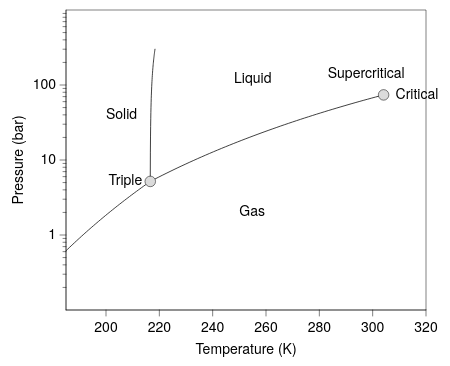

Write a Vega-Lite specification for this figure.
### Vega-Lite specification from a JSON file in a GitHub repository (floating-point values rounded to 4 significant figures; data arrays with more than 128 entries replaced by an {"elided": "..."} marker saying what was removed)
{"background": null, "config": {"arc": {"fill": "#DBDBDB", "fillOpacity": 1.0, "innerRadius": 37.5, "padAngle": 0.03, "stroke": "black", "strokeOpacity": 1, "strokeWidth": 0.25}, "area": {"fill": "#DBDBDB", "fillOpacity": 1.0, "stroke": "black", "strokeOpacity": 1, "strokeWidth": 0.25}, "axis": {"domain": true, "domainCap": "round", "domainColor": "black", "domainWidth": 0.25, "grid": false, "gridCap": "round", "gridColor": "#F1F1F1", "gridDash": [0, 0], "gridOpacity": 1.0, "gridWidth": 0.25, "labelColor": "black", "labelFont": "Helvetica Neue", "labelFontSize": 7, "labelFontStyle": "normal", "labelFontWeight": 400, "offset": 0, "ticks": true, "tickCap": "round", "tickColor": "black", "tickRound": false, "tickSize": 3, "tickWidth": 0.25, "titleColor": "black", "titleFont": "Helvetica Neue", "titleFontSize": 7, "titleFontStyle": "normal", "titleFontWeight": 400}, "axisX": {"domain": true, "labelAlign": "center", "labelAngle": 0, "labels": true, "ticks": true, "translate": 0}, "axisY": {"domain": true, "labelAlign": "right", "labelAngle": 0, "labels": true, "ticks": true, "translate": 0}, "axisRight": {"domain": true, "labelAlign": "left", "labelAngle": 0, "labels": true, "ticks": true, "translate": 0}, "axisTop": {"domain": true, "labelAlign": "center", "labelAngle": 0, "labels": true, "ticks": true, "translate": 0}, "axisBand": {"tickOffset": 0}, "bar": {"fill": "#DBDBDB", "fillOpacity": 1.0, "stroke": "black", "strokeOpacity": 1, "strokeWidth": 0.25}, "boxplot": {"size": 13.5, "ticks": {"cornerRadius": 0.25, "fill": "black", "opacity": 1, "size": 6.75, "thickness": 0.25}, "box": {"fillOpacity": 1.0, "stroke": "black", "strokeOpacity": 1, "strokeWidth": 0.25}, "median": {"cornerRadius": 0, "fill": "black", "fillOpacity": 1.0, "opacity": 1, "size": 13.5, "thickness": 0.25}, "rule": {"fill": "black", "fillOpacity": 1.0, "size": 15.0, "stroke": "black", "strokeDash": [0, 0], "strokeOpacity": 1, "strokeWidth": 0.25}, "outliers": {"color": "black", "fill": "black", "fillOpacity": 1.0, "size": 0, "stroke": "black", "strokeOpacity": 1, "strokeWidth": 0.25}}, "circle": {"fill": "black", "fillOpacity": 1.0, "size": 0.75, "stroke": null, "strokeOpacity": 1, "strokeWidth": 0.25}, "errorband": {"band": {"fillOpacity": 0.6, "stroke": null, "strokeWidth": 0.25, "strokeOpacity": 1}, "borders": {"opacity": 0, "strokeOpacity": 0.25, "strokeWidth": 1}}, "errorbar": {"opacity": 1, "rule": {"strokeDash": [0, 0], "strokeWidth": 0.25}, "ticks": {"color": "black", "cornerRadius": 0.125, "opacity": 1, "size": 9.0, "thickness": 0.25}, "thickness": 0.25}, "font": "Helvetica Neue", "geoshape": {"fill": "#DBDBDB", "fillOpacity": 1.0, "stroke": "black", "strokeOpacity": 1, "strokeWidth": 0.25}, "header": {"labelColor": "black", "labelFont": "Helvetica Neue", "labelFontSize": 7, "labelFontStyle": "normal", "labelFontWeight": 400, "titleColor": "black", "titleFont": "Helvetica Neue", "titleFontSize": 7, "titleFontStyle": "normal", "titleFontWeight": 400, "titlePadding": 0}, "legend": {"disable": false, "offset": 4.5, "titlePadding": 4, "labelOffset": 2, "gradientLabelOffset": 2, "gradientLength": 75.0, "gradientThickness": 7.5, "gradientOpacity": 1.0, "gradientStrokeColor": "black", "gradientStrokeWidth": 0.25, "labelColor": "black", "labelFont": "Helvetica Neue", "labelFontSize": 7, "labelFontStyle": "normal", "labelFontWeight": 400, "strokeColor": "black", "strokeWidth": 0, "symbolSize": 42, "symbolStrokeColor": "black", "symbolStrokeWidth": 0.25, "titleColor": "black", "titleFont": "Helvetica Neue", "titleFontSize": 7, "titleFontStyle": "normal", "titleFontWeight": 400}, "line": {"color": "black", "stroke": "black", "strokeCap": "round", "strokeDash": [0, 0], "strokeOpacity": 1, "strokeWidth": 0.375}, "point": {"filled": true, "fill": "#DBDBDB", "fillOpacity": 1.0, "size": 7.5, "stroke": "black", "strokeOpacity": 1, "strokeWidth": 0.25}, "range": {"category": ["#C6D9F1", "#F1C9CB", "#FEF0B9", "#CEE37A", "#7AA8E0", "#E589A3", "#FDDD5D", "#68B961", "#4177B1", "#C35082", "#E5C227", "#438156"], "diverging": {"scheme": ["#C35082", "#CE6D94", "#D989A7", "#E2A4BA", "#EABFCE", "#F1DBE2", "#F6F6F6", "#D7E0EB", "#B9CBE0", "#9BB6D5", "#7DA1C9", "#5F8CBD", "#4177B1"]}, "heatmap": {"scheme": ["#32022B", "#43044D", "#4C196E", "#4D338C", "#484DA6", "#3A68BB", "#1D83CA", "#1D9CCB", "#23B5C9", "#28CDC5", "#4DE0B4", "#91EE9F"]}, "ordinal": {"scheme": ["#F1F1F1", "#DBDBDB", "#C6C6C6", "#B2B2B2", "#9D9D9D", "#898989", "#767676", "#636363", "#515151", "#404040", "#2F2F2F", "#1F1F1F"]}, "ramp": {"scheme": ["#32022B", "#43044D", "#4C196E", "#4D338C", "#484DA6", "#3A68BB", "#1D83CA", "#1D9CCB", "#23B5C9", "#28CDC5", "#4DE0B4", "#91EE9F"]}}, "rule": {"color": "black", "stroke": "black", "strokeCap": "round", "strokeDash": [2, 2], "strokeOpacity": 1, "strokeWidth": 0.25}, "scale": {"bandPaddingInner": 0.1, "bandPaddingOuter": 0.1, "round": false}, "rect": {"fill": "#DBDBDB", "fillOpacity": 1.0, "stroke": "black", "strokeOpacity": 1, "strokeWidth": 0.25}, "square": {"fill": "#DBDBDB", "fillOpacity": 1.0, "size": 15.0, "stroke": "black", "strokeOpacity": 1, "strokeWidth": 0.25}, "text": {"color": "black", "font": "Helvetica Neue", "fontSize": 7, "fontStyle": "normal", "fontWeight": 400}, "tick": {"color": "black", "cornerRadius": 0.125, "opacity": 1.0, "size": 13.5, "thickness": 0.25}, "title": {"anchor": "middle", "frame": "group", "color": "black", "font": "Helvetica Neue", "fontSize": 7, "fontStyle": "normal", "fontWeight": 400, "subtitleColor": "black", "subtitleFont": "Helvetica Neue", "subtitleFontSize": "Helvetica Neue", "subtitleFontStyle": "normal", "subtitleFontWeight": 400}, "trail": {"color": "black", "opacity": 1, "size": 0.375}, "view": {"continuousWidth": 180, "continuousHeight": 150, "discreteWidth": 180, "discreteHeight": 150, "fill": null, "stroke": "black", "strokeWidth": 0.25}}, "layer": [{"layer": [{"data": {"name": "data-8fe92955c799ebca20823ced94063bf8"}, "mark": {"type": "line"}, "encoding": {"detail": {"field": "boundary", "type": "nominal"}, "x": {"field": "T", "scale": {"domain": [185, 320], "nice": false}, "title": "Temperature (K)", "type": "quantitative"}, "y": {"axis": {"values": [1, 10, 100]}, "field": "P", "scale": {"domain": [1, 300], "nice": false, "type": "log"}, "title": "Pressure (bar)", "type": "quantitative"}}}, {"data": {"name": "data-552e38837a02bf9e1416e4e04ed8ceca"}, "mark": {"type": "point", "filled": true, "opacity": 1, "size": 28}, "encoding": {"x": {"field": "T", "type": "quantitative"}, "y": {"field": "P", "type": "quantitative"}}}, {"data": {"values": [{"__dysonsphere__": 1}]}, "mark": {"type": "text", "align": "left", "angle": 0, "baseline": "middle", "dx": 0, "dy": 0, "opacity": 1.0}, "encoding": {"text": {"value": "Solid"}, "x": {"datum": 200.0}, "y": {"datum": 40.0}}}, {"data": {"values": [{"__dysonsphere__": 1}]}, "mark": {"type": "text", "align": "left", "angle": 0, "baseline": "middle", "dx": 0, "dy": 0, "opacity": 1.0}, "encoding": {"text": {"value": "Liquid"}, "x": {"datum": 248.0}, "y": {"datum": 120.0}}}, {"data": {"values": [{"__dysonsphere__": 1}]}, "mark": {"type": "text", "align": "left", "angle": 0, "baseline": "middle", "dx": 0, "dy": 0, "opacity": 1.0}, "encoding": {"text": {"value": "Gas"}, "x": {"datum": 250.0}, "y": {"datum": 2.0}}}, {"data": {"values": [{"__dysonsphere__": 1}]}, "mark": {"type": "text", "align": "right", "angle": 0, "baseline": "middle", "dx": 0, "dy": 0, "opacity": 1.0}, "encoding": {"text": {"value": "Supercritical"}, "x": {"datum": 312.0}, "y": {"datum": 140.0}}}, {"data": {"values": [{"__dysonsphere__": 1}]}, "mark": {"type": "text", "align": "right", "angle": 0, "baseline": "middle", "dx": -4, "dy": 0, "opacity": 1.0}, "encoding": {"text": {"value": "Triple"}, "x": {"datum": 216.6}, "y": {"datum": 5.18}}}, {"data": {"values": [{"__dysonsphere__": 1}]}, "mark": {"type": "text", "align": "left", "angle": 0, "baseline": "middle", "dx": 6, "dy": 0, "opacity": 1.0}, "encoding": {"text": {"value": "Critical"}, "x": {"datum": 304.1}, "y": {"datum": 73.8}}}]}, {"data": {"name": "data-8fe92955c799ebca20823ced94063bf8"}, "mark": {"type": "point", "opacity": 0}, "encoding": {"y": {"axis": {"domain": false, "grid": false, "labels": false, "orient": "left", "tickSize": 1.5, "ticks": true, "values": [0.2, 0.3, 0.4, 0.5, 0.6, 0.7, 0.8, 0.9, 2, 3, 4, 5, 6, 7, 8, 9, 20, 30, 40, 50, 60, 70, 80, 90, 200, 300, 400, 500, 600, 700, 800, 900]}, "field": "P", "scale": {"base": 10, "domain": [0.1, 1000], "type": "log"}, "title": null, "type": "quantitative"}}}], "resolve": {"axis": {"y": "independent"}}, "$schema": "https://vega.github.io/schema/vega-lite/v6.4.1.json", "datasets": {"data-8fe92955c799ebca20823ced94063bf8": {"elided": "150 records"}, "data-552e38837a02bf9e1416e4e04ed8ceca": [{"T": 216.6, "P": 5.18}, {"T": 304.1, "P": 73.8}]}}
